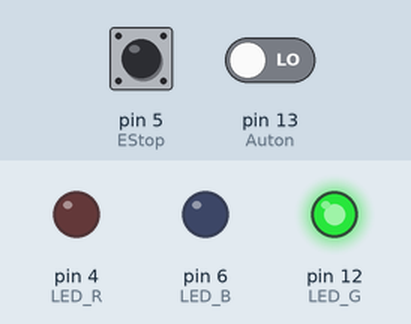
Simulated run of this sketch. Board: Arduino Uno, built with avr-gcc and run on an emulated ATmega328P. On the bench: output pins drawn as LEDs (lit = HIGH). Dashed ring = blinking. The test bench sets the inputs (shaded band); at power-on: pin 13 (Auton) LOW, pin 5 (EStop) LOW.

Above: at 1.2 s.
1.3 s: pin 13 (Auton) driven HIGH
At 1.39 s:
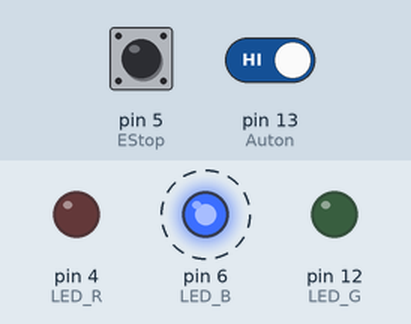
4.3 s: pin 5 (EStop) pulled HIGH for 3.2 s
At 5.6 s:
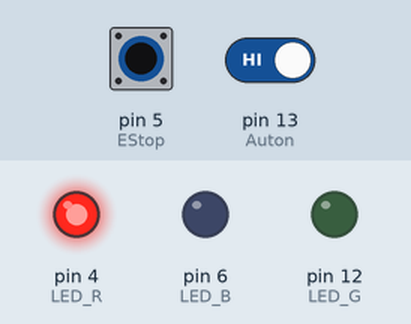
9.0 s: pin 13 (Auton) driven LOW
At 10.2 s:
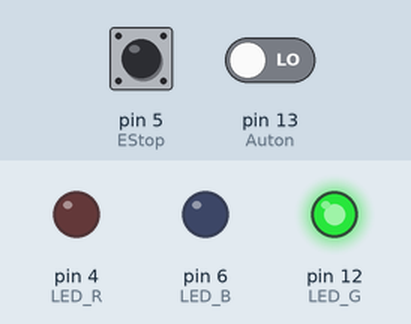
10.5 s: pin 5 (EStop) pulled HIGH for 0.15 s
At 11.1 s:
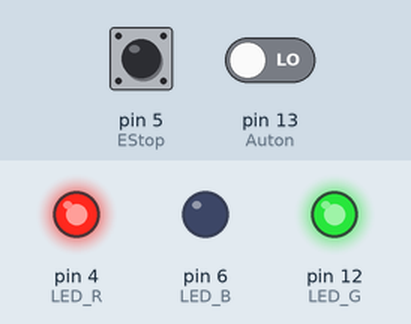
Timing chart, 0 to 13.1 s (numbered marks = the images above; inputs shaded):
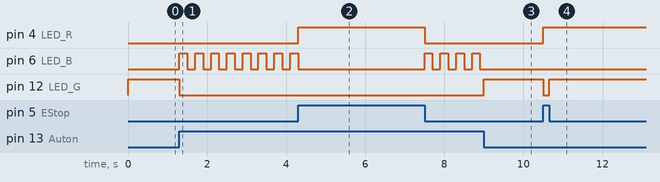

Measured:
- after the input at 1.3 s, pin 6 (LED_B): alternates HIGH for 0.20 s and LOW for 0.20 s, starting at once; pin 12 (LED_G): HIGH → LOW at once
- after the input at 4.3 s, pin 4 (LED_R): LOW → HIGH at once, → LOW 3.2 s later
- after the input at 9.0 s, pin 6 (LED_B): stops changing and stays LOW; pin 12 (LED_G): LOW → HIGH at once
- after the input at 10.5 s, pin 4 (LED_R): LOW → HIGH at once; pin 12 (LED_G): HIGH → LOW at once, → HIGH 0.15 s later

The sketch:

StackLight_Test_v1.ino
```cpp
// States
bool EStopped = false;
bool AutonMode = false;

// Inputs
int LEDPWR_R = 0;
int LEDPWR_G = 1;
int LEDPWR_B = 10;
int EStop = 5;
int Auton = 13;

// Outputs
int LED_R = 4;
int LED_G = 12;
int LED_B = 6;

// Variables for blinking
unsigned long previousMillis = 0;
const long interval = 200; // Blink interval in milliseconds
bool LEDState = false;

void setup() {
  pinMode(LEDPWR_R, INPUT);
  pinMode(LEDPWR_G, INPUT);
  pinMode(LEDPWR_B, INPUT);
  pinMode(EStop, INPUT);
  pinMode(Auton, INPUT);

  pinMode(LED_R, OUTPUT);
  pinMode(LED_G, OUTPUT);
  pinMode(LED_B, OUTPUT);

  EStopped = true;
  AutonMode = false;
}

void loop() {
  EStopped = digitalRead(EStop);
  AutonMode = digitalRead(Auton);

  if (EStopped) {
    EStopON();
  }
  else {
    if (AutonMode) {
      BlinkBlueLED();
    }
    else {
      SolidGreenLED();
    }
  }
}

void EStopON() {
  digitalWrite(LED_B, LOW);
  digitalWrite(LED_G, LOW);
  digitalWrite(LED_R, HIGH); // Turn on the emergency stop LED
}

void BlinkBlueLED() {
  digitalWrite(LED_R, LOW);
  digitalWrite(LED_G, LOW);
  unsigned long currentMillis = millis();

  if (currentMillis - previousMillis >= interval) {
    previousMillis = currentMillis;

    // Toggle LED state
    LEDState = !LEDState;

    // Set LED accordingly
    digitalWrite(LED_B, LEDState ? HIGH : LOW);
  }
}

void SolidGreenLED() {
  // Turn on the green LED and turn off the blue LED
  digitalWrite(LED_B, LOW);
  digitalWrite(LED_G, HIGH);

}
```
